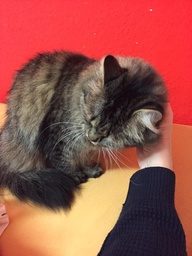
//> input picture test/smila.jpg, 192 x 256 px, shrunk from 720 x 960 before the run
$ ./performance   (built with g++ and OpenCV 4)
//> lines starting //> are read from the running program, lines starting //| are printed output that depends on the picture
### src/guidedFilter.hpp
#ifndef GUIDED_FILTER_H
#define GUIDED_FILTER_H
#include <iostream>
#include <opencv2/opencv.hpp>

namespace fgf {

  /** @brief unnormalized boxfilter

    @param imSrc input image
    @param r size of extension into all directions
   */
  cv::Mat inline boxfilter(const cv::Mat &imSrc, size_t r) {
    r = r * 2 + 1;
    cv::Mat imDst;
  	cv::boxFilter(imSrc, imDst, -1, cv::Size(r,r), cv::Point(-1, -1), false, cv::BORDER_CONSTANT);
    return imDst;
  }

  /** @brief multiplies each channel of the colorImage with the
             perChannel matrix

    @param colorImage given colorImage (3 channels)
    @param perChannel channel that has to be multiplied on all channels (1 channel)
  */
  // [12 lines left out: function mul, not called in this run]

  // see documentation above
  void inline structureTransference1C(
    const cv::Mat &I_,
    const cv::Mat &p_,
    cv::Mat &q,
    const size_t r,
    const double eps,
    const size_t s)
  {
    cv::Mat I, p;
    I_.convertTo(I, CV_32F);
    I = I /255.0;

    cv::Mat I_sub, p_sub;
    size_t r_sub = r / s;


    cv::resize(I, I_sub, cv::Size(I.cols/s, I.rows/s), 0, 0, cv::INTER_NEAREST);
    cv::Mat mean_I, mean_p;
    mean_I = boxfilter(I_sub, r_sub);

    cv::Mat N(I_sub.rows, I_sub.cols, CV_32F, cv::Scalar(1));
    N = boxfilter(N, r_sub);

    mean_I = mean_I / N;

    if (&I_ == &p_) {
      // in case of just smoothing we do not need to run the
      //   - resize
      //   - boxplot
      //   - div / N
      // twice on the same data
      p = I;
      p_sub = I_sub;
      mean_p = mean_I;
    } else {
      // actual structural transfer
      p_.convertTo(p, CV_32F);
      p = p / 255.0;
      cv::resize(p, p_sub, cv::Size(p.cols/s, p.rows/s), 0, 0, cv::INTER_NEAREST);
      mean_p = boxfilter(p_sub, r_sub);
      mean_p = mean_p / N;
    }


    cv::Mat mean_Ip = boxfilter(I_sub.mul(p_sub), r_sub);
    mean_Ip = mean_Ip / N;

    cv::Mat cov_Ip = mean_Ip - mean_I.mul(mean_p); // cov of (I, p) in each local patch

    cv::Mat mean_II = boxfilter(I_sub.mul(I_sub), r_sub) / N;
    cv::Mat var_I = mean_II - mean_I.mul(mean_I);

    cv::Mat a, b;
    a = cov_Ip / (var_I + eps);
    b = mean_p - a.mul(mean_I);

    a = boxfilter(a, r_sub) / N;
    b = boxfilter(b, r_sub) / N;

    cv::resize(a, a, I.size(), cv::INTER_LINEAR);
    cv::resize(b, b, p.size()), cv::INTER_LINEAR;

    q = a.mul(I) + b;
    q *= 255;
    q.convertTo(q, CV_8U);
  }


  /**  @brief transfers structure of one image onto the other

    @param I guidance image
    @param p filtering input image
    @param q filter output image
    @param r local window radius
    @param eps regularization parameter
    @param s subsampling ratio
  */
  // [31 lines left out: function structureTransference, not called in this run]

  /** @brief fast guided filter that blurs the image but preserves edges

  @param in Source image
  @param out Output image
  @param r local window radius
  @param eps regularization parameter
  @param s subsampling ratio

   */
  void inline blur(
    const cv::Mat &in,
    cv::Mat &out,
    const size_t r,
    const double eps,
    const size_t s)
  {
    assert(in.channels() == 1 || in.channels() == 3);
    if (in.channels() == 1) {
      structureTransference(in, in, out, r, eps, s);
    } else {
      // color image
      cv::Mat bgr[3];
      cv::split(in, bgr);

      cv::Mat bBlur, gBlur, rBlur;

      structureTransference1C(bgr[0], bgr[0], bBlur, r, eps, s);
      structureTransference1C(bgr[1], bgr[1], gBlur, r, eps, s);
      structureTransference1C(bgr[2], bgr[2], rBlur, r, eps, s);

      std::vector<cv::Mat> channels;
      channels.push_back(bBlur);
      channels.push_back(gBlur);
      channels.push_back(rBlur);

      cv::merge(channels, out);
    }
  }

}

#endif

### test/performance.cpp
#include <iostream>
#include <opencv2/opencv.hpp>
#include <opencv2/ximgproc.hpp>
#include <ctime>
#include <numeric>
#include "../src/guidedFilter.hpp"

using namespace cv::ximgproc;

/**
 * Runs the experiment with the given parameters + clocks the
 * execution
 */
double clock_guidedFilterRuns(size_t r, double eps, size_t s,
	double resize_factor, size_t nbr_tests, std::string image_path) {
//> called with r = 4, eps = 0.04, s = 4, resize_factor = 0.5, nbr_tests = 10, image_path = "../test/smila.jpg"

	std::vector<double> elapsed_secs;

	for (size_t i = 0; i < nbr_tests; ++i) {
		cv::Mat image, blur;
		image = cv::imread(image_path);
//> image is the input picture: 256 rows x 192 cols, CV_8UC3; mean B, G, R 73.1, 82.5, 156.6
		cv::resize(image, image, cv::Size(0, 0), resize_factor, resize_factor);
//> image: 128 rows x 96 cols, CV_8UC3
		clock_t begin = clock();
		fgf::blur(image, blur, r, eps, s);
//> in blur, `cv::split(in, bgr);`:
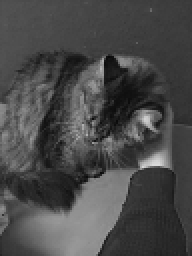
//> bgr[0]: 128 rows x 96 cols, CV_8UC1 (shown 2 times larger); min 9, max 217, mean 73.3
//> in blur, `cv::split(in, bgr);`:
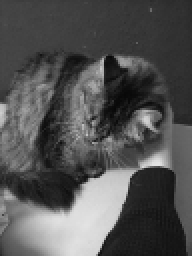
//> bgr[1]: 128 rows x 96 cols, CV_8UC1 (shown 2 times larger); min 7, max 228, mean 82.6
//> in blur, `cv::split(in, bgr);`:
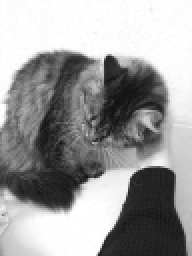
//> bgr[2]: 128 rows x 96 cols, CV_8UC1 (shown 2 times larger); min 17, max 255, mean 156.7
//> in structureTransference1C, `cv::resize(b, b, p.size()), cv::INTER_LINEAR;`:
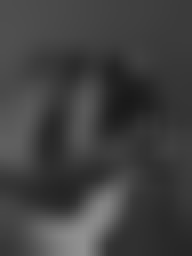
//> b: 128 rows x 96 cols, CV_32FC1 (shown 2 times larger); min 0.101, max 0.568, mean 0.252
//> call 2 of structureTransference1C, with r = 4, eps = 0.04, s = 4
//> in structureTransference1C (call 2), `cv::resize(a, a, I.size(), cv::INTER_LINEAR);`:
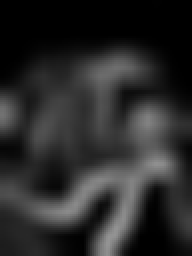
//> a: 128 rows x 96 cols, CV_32FC1 (shown 2 times larger); min 0.00045, max 0.58, mean 0.167
//> in structureTransference1C (call 2), `q = a.mul(I) + b;`:
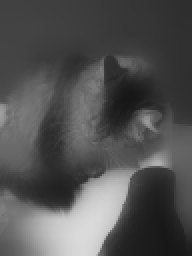
//> q: 128 rows x 96 cols, CV_32FC1 (shown 2 times larger); min 0.0875, max 0.859, mean 0.323
//> call 3 of structureTransference1C, with r = 4, eps = 0.04, s = 4
//> in structureTransference1C (call 3), `cv::Mat mean_Ip = boxfilter(I_sub.mul(p_sub), r_sub);`:
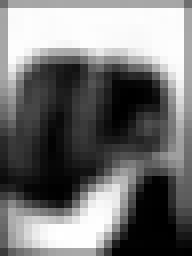
//> mean_Ip: 32 rows x 24 cols, CV_32FC1 (shown 8 times larger); min 0.107, max 8.96, mean 4.19; drawn with min black and max white
		clock_t end = clock();
		double elapsed_sec = static_cast<double>(end - begin) / CLOCKS_PER_SEC;
		elapsed_secs.push_back(elapsed_sec);
	}


}

int main()
{

	cv::Mat image;
	//image = cv::imread("../test/cat.bmp", 0);

	size_t nbr_tests = 10;
	std::vector<double> resizes = {0.5, 1, 2, 4, 8};
	std::string image_path = "../test/smila.jpg";

	for (double resize : resizes) {
		// -----------------------------------------------
		// no-resize test
		// -----------------------------------------------
		size_t r = 4;
		double eps = 0.2 * 0.2;
		size_t s = 4;

		double elapsed = clock_guidedFilterRuns(r, eps, s,
			resize, nbr_tests, image_path);
		std::cout << "res=" << resize << ", s=" << r << ", elapsed=" << elapsed << std::endl;
	}

	// [46 lines of commented-out code are left out]

	return 0;
}
